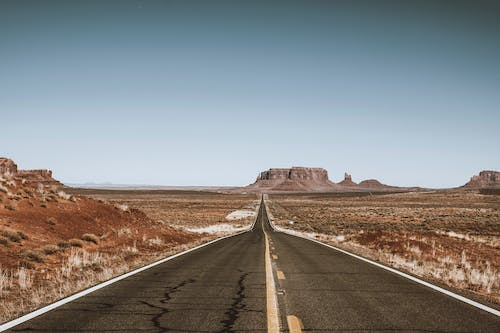
#> input picture data/pexels-photo-10622719.jpeg, 500 x 333 px, found by its file name
$ python vanishing_point.py
#> lines starting #> are read from the running program, lines starting #| are printed output that depends on the picture; after the words box and inside, x2 and y2 are one past the last pixel; in counts of white or black regions, pixels touching at a corner belong together
import cv2
import numpy as np
import matplotlib.pyplot as plt

def process_vanishing_point_refined(image_path):
#> called with image_path = 'data/pexels-photo-10622719.jpeg'
    img = cv2.imread(image_path)
#> img is the input picture: shape (333, 500, 3); mean B, G, R 130.3, 132.3, 133
    if img is None:
        print("Error: Image not found.")
        return

    img_rgb = cv2.cvtColor(img, cv2.COLOR_BGR2RGB)
    gray = cv2.cvtColor(img, cv2.COLOR_BGR2GRAY)
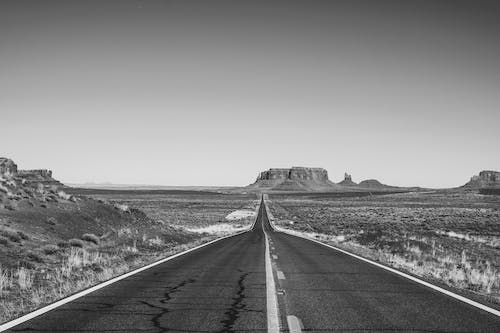
#> gray: shape (333, 500); min 3, max 252, mean 132.3

    #  Pre-processing: Blur more to ignore small tree branches
    blurred = cv2.GaussianBlur(gray, (7, 7), 0) # Here blurring done by gaussian blurring
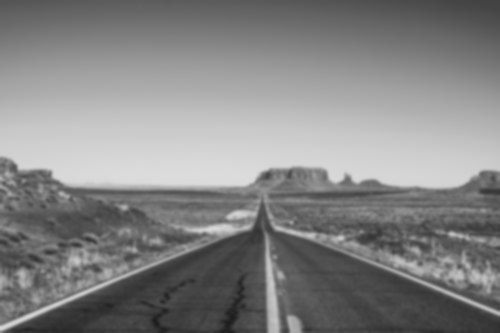
#> blurred: shape (333, 500); min 29, max 221, mean 132.3
    edges = cv2.Canny(blurred, 50, 150)
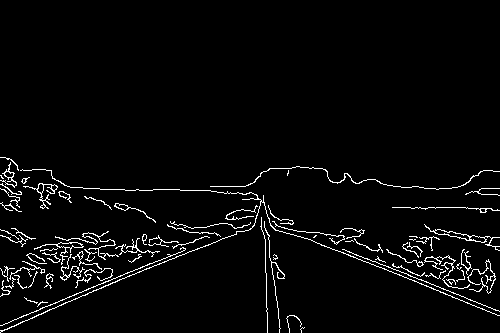
#> edges: shape (333, 500); 3.4% white in thin lines or dots, all inside (x1, y1, x2, y2) = (0, 157, 500, 333)

    #  Line Detection: Increase minLineLength to ignore "noisy" tree bits
    lines = cv2.HoughLinesP(edges, 1, np.pi/180, threshold=100,
                            minLineLength=120, maxLineGap=15)
#> lines = [[1, 330, 179, 255], [2, 325, 150, 263], [344, 249, 499, 311], [337, 250, 499, 315]]

    intersections = []
    filtered_lines = []

    if lines is not None:
        for line in lines:
            x1, y1, x2, y2 = line[0]

            # Calculate angle. If the line is too horizontal (near 0°)
            # or perfectly vertical, ignoring it.
            angle = np.abs(np.arctan2(y2 - y1, x2 - x1) * 180 / np.pi)
            if 10 < angle < 80 or 100 < angle < 170:
                filtered_lines.append(line[0])
#> this loop made 4 passes
#> (x1, y1, x2, y2, angle) on passes 1 to 4: (1, 330, 179, 255, 22.85), (2, 325, 150, 263, 22.73), (344, 249, 499, 311, 21.8), (337, 250, 499, 315, 21.86)
#> after the loop, filtered_lines has the same summary as lines

        # Find Intersections of filtered lines
        for i in range(len(filtered_lines)):
            for j in range(i + 1, len(filtered_lines)):
                l1, l2 = filtered_lines[i], filtered_lines[j]

                a1, b1 = l1[3] - l1[1], l1[0] - l1[2]
                c1 = a1 * l1[0] + b1 * l1[1]
                a2, b2 = l2[3] - l2[1], l2[0] - l2[2]
                c2 = a2 * l2[0] + b2 * l2[1]

                det = a1 * b2 - a2 * b1
                if abs(det) > 100:
                    x = (b2 * c1 - b1 * c2) / det
                    y = (a1 * c2 - a2 * c1) / det
                    # Only keep intersections in the upper-middle of the image AS INITIALLY IT WAS GETTING CONFUSED WITH THE LINEAR TREE BRANCHES. Hence no intersection will be seen.
                    if 0 < x < img.shape[1] and 0 < y < img.shape[0] * 0.7:
                        intersections.append((x, y))
#> this loop made 4 passes
#> after the loop, intersections = [(266.7, 218.1), (262.1, 220), (261.9, 216.1), (257.3, 218)]

    #  Result Visualization
    if intersections:
        intersections = np.array(intersections)
#> intersections = [[266.7, 218.1], [262.1, 220], [261.9, 216.1], [257.3, 218]]
        vx = int(np.median(intersections[:, 0]))
#> vx = 262
        vy = int(np.median(intersections[:, 1]))
#> vy = 218

        plt.figure(figsize=(10, 8))
        plt.imshow(img_rgb)

        # Only draw lines that actually point toward our estimated VP
        for line in filtered_lines[:15]:
            plt.plot([line[0], line[2]], [line[1], line[3]], color='lime', linewidth=3)
#> this loop made 4 passes

        plt.scatter([vx], [vy], color='red', s=2000, zorder=5)
        plt.title("Refined Vanishing Point Estimation")
        plt.savefig('refined_output.png') # Saves the clean version
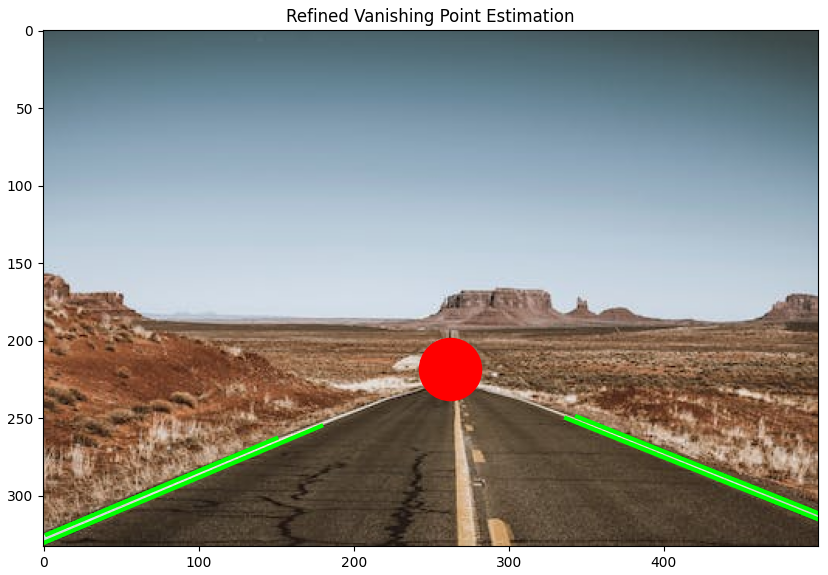
#> figure drawn by matplotlib, 1 panel
        plt.show()

if __name__ == "__main__":
    process_vanishing_point_refined("data/pexels-photo-10622719.jpeg")

$ run again, with data/maxresdefault.jpg copied over data/pexels-photo-10622719.jpeg
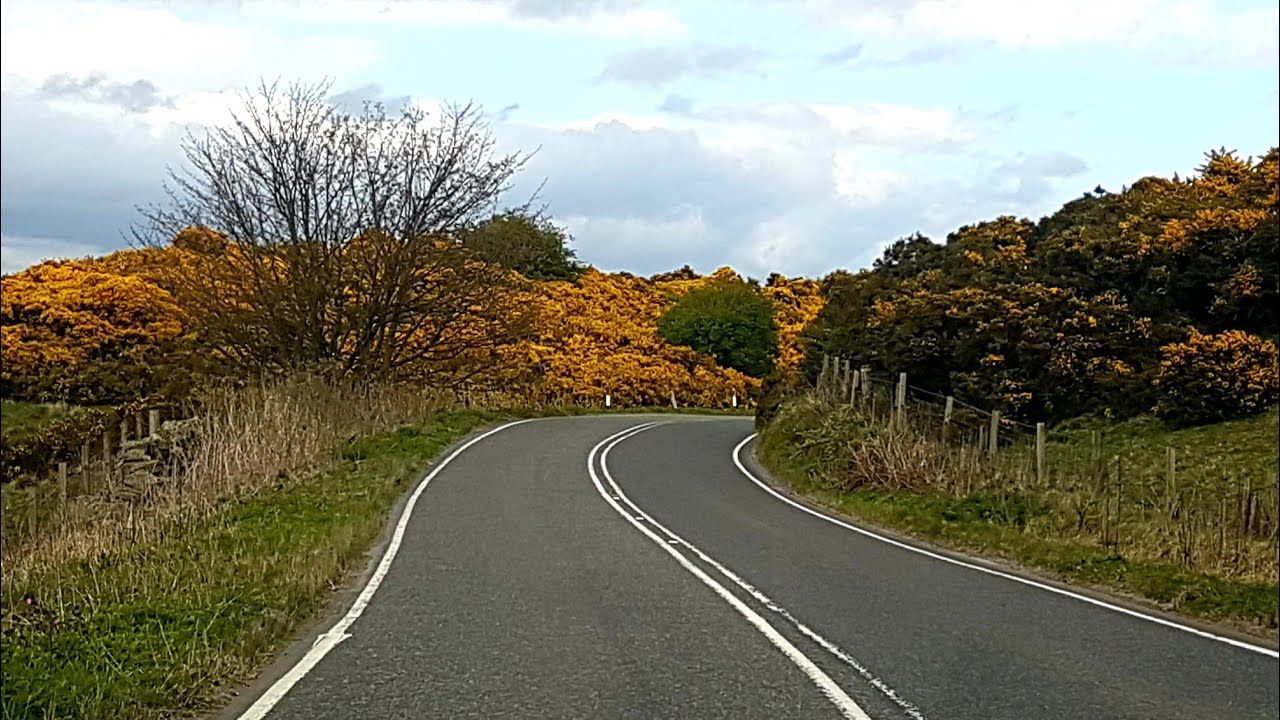
#> input picture data/maxresdefault.jpg, 1280 x 720 px, found by its file name
#> in process_vanishing_point_refined, img is the input picture: shape (720, 1280, 3); mean B, G, R 107.4, 125.1, 125
#> in process_vanishing_point_refined, `edges = cv2.Canny(blurred, 50, 150)`:
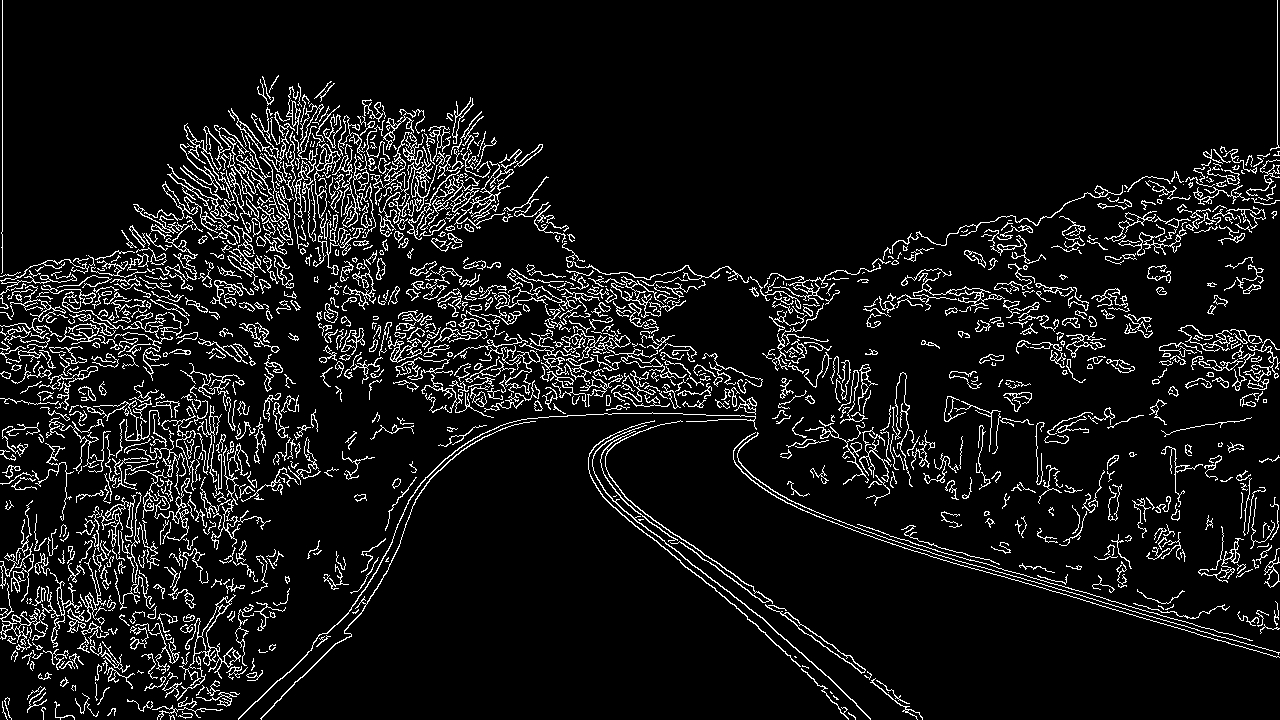
#> edges: shape (720, 1280); 8.1% white in thin lines or dots
#> lines = 249 rows, first 6: [100, 311, 247, 353], [2, 354, 2, 0], [775, 418, 944, 469], [47, 260, 174, 301], [445, 409, 580, 366], [549, 315, 680, 287]
#> the loop in process_vanishing_point_refined, `for line in lines:` made 249 passes
#> (x1, y1, x2, y2, angle) on passes 1 to 3: (100, 311, 247, 353, 15.95), (2, 354, 2, 0, 90), (775, 418, 944, 469, 16.79)
#> after the loop in process_vanishing_point_refined, `for line in lines:`: filtered_lines = 189 items, first 6: [100, 311, 247, 353], [775, 418, 944, 469], [47, 260, 174, 301], [445, 409, 580, 366], [549, 315, 680, 287], [256, 125, 383, 252]
#> after the loop in process_vanishing_point_refined, `for i in range(len(filtered_lines)):`: intersections = 12873 pairs, first value 0.594 to 1279.7, second value 1.64 to 503.9
#> vx = 670
#> vy = 344
#> the loop in process_vanishing_point_refined, `for line in filtered_lines[:15]:` made 15 passes
#> in process_vanishing_point_refined, `plt.savefig('refined_output.png')`:
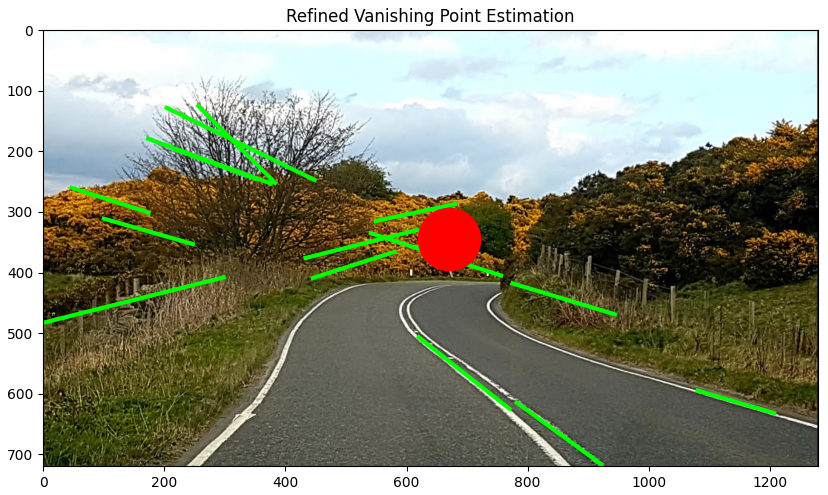
#> figure drawn by matplotlib, 1 panel

$ run again, with data/test_image.jpg copied over data/pexels-photo-10622719.jpeg
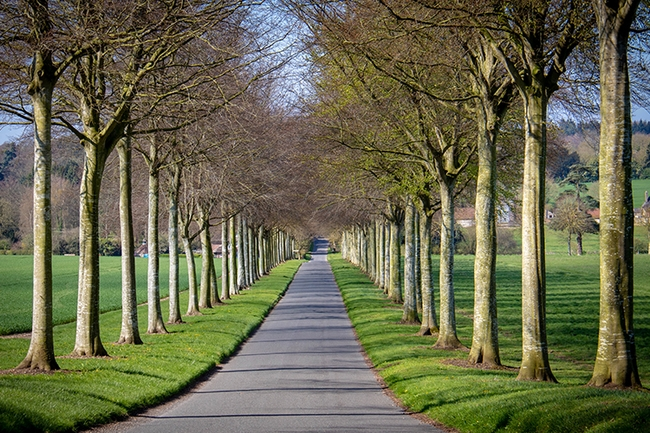
#> input picture data/test_image.jpg, 650 x 433 px, found by its file name
#> in process_vanishing_point_refined, img is the input picture: shape (433, 650, 3); mean B, G, R 77.4, 104.6, 104.3
#> in process_vanishing_point_refined, `edges = cv2.Canny(blurred, 50, 150)`:
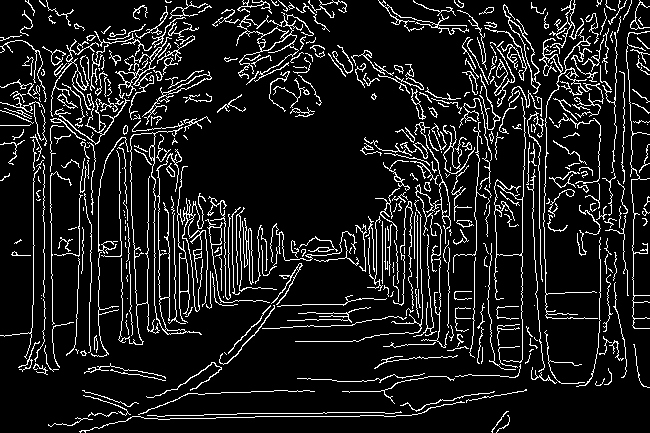
#> edges: shape (433, 650); 10.9% white in thin lines or dots
#> lines = 86 rows, first 6: [291, 413, 426, 411], [303, 259, 454, 219], [154, 332, 154, 103], [465, 60, 648, 48], [33, 304, 33, 122], [31, 72, 165, 72]
#> the loop in process_vanishing_point_refined, `for line in lines:` made 86 passes
#> (x1, y1, x2, y2, angle) on passes 1 to 8: (291, 413, 426, 411, 0.849), (303, 259, 454, 219, 14.84), (154, 332, 154, 103, 90), (465, 60, 648, 48, 3.75), (33, 304, 33, 122, 90), (31, 72, 165, 72, 0), (12, 255, 326, 255, 0), (385, 200, 526, 59, 45)
#> after the loop in process_vanishing_point_refined, `for line in lines:`: filtered_lines = 39 items, first 6: [303, 259, 454, 219], [385, 200, 526, 59], [353, 244, 503, 118], [413, 158, 555, 198], [424, 177, 605, 19], [334, 259, 631, 1]
#> the loop in process_vanishing_point_refined, `for i in range(len(filtered_lines)):` made 39 passes
#> after the loop in process_vanishing_point_refined, `for i in range(len(filtered_lines)):`: intersections = 593 pairs, first value 2.31 to 647.5, second value 17.23 to 303.1
#> vx = 335
#> vy = 250
#> the loop in process_vanishing_point_refined, `for line in filtered_lines[:15]:` made 15 passes
#> in process_vanishing_point_refined, `plt.savefig('refined_output.png')`:
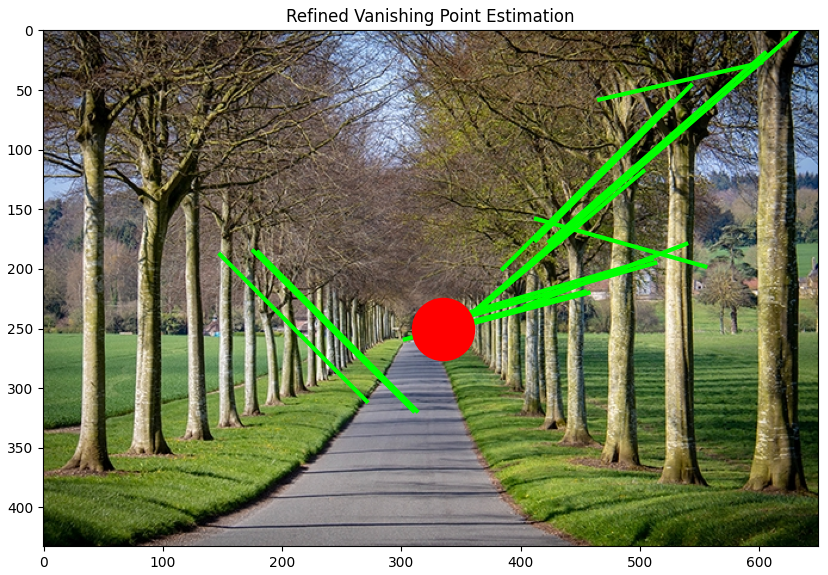
#> figure drawn by matplotlib, 1 panel

$ run again, with data/vanishing-point-4468780__340.jpg copied over data/pexels-photo-10622719.jpeg
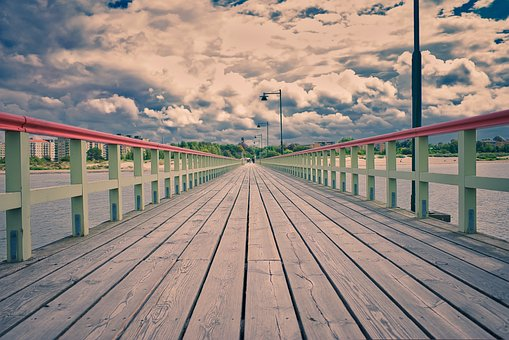
#> input picture data/vanishing-point-4468780__340.jpg, 509 x 340 px, found by its file name
#> in process_vanishing_point_refined, img is the input picture: shape (340, 509, 3); mean B, G, R 130.8, 137.8, 150.4
#> in process_vanishing_point_refined, `edges = cv2.Canny(blurred, 50, 150)`:
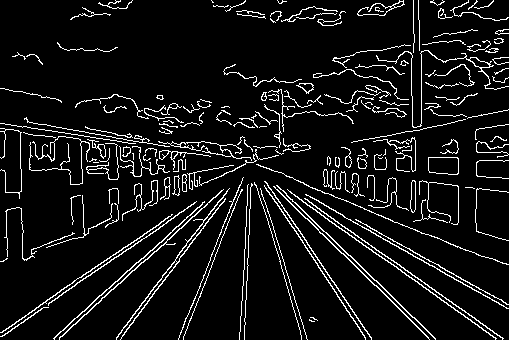
#> edges: shape (340, 509); 8.2% white in thin lines or dots
#> lines = 38 rows, first 6: [276, 185, 435, 339], [59, 337, 223, 189], [304, 198, 502, 337], [344, 217, 508, 308], [47, 299, 172, 214], [124, 332, 225, 198]
#> the loop in process_vanishing_point_refined, `for line in lines:` made 38 passes
#> (x1, y1, x2, y2, angle) on passes 1 to 8: (276, 185, 435, 339, 44.08), (59, 337, 223, 189, 42.06), (304, 198, 502, 337, 35.07), (344, 217, 508, 308, 29.02), (47, 299, 172, 214, 34.22), (124, 332, 225, 198, 52.99), (299, 199, 495, 337, 35.15), (273, 186, 402, 311, 44.1)
#> after the loop in process_vanishing_point_refined, `for line in lines:`: filtered_lines = 33 items, first 6: [276, 185, 435, 339], [59, 337, 223, 189], [304, 198, 502, 337], [344, 217, 508, 308], [47, 299, 172, 214], [124, 332, 225, 198]
#> the loop in process_vanishing_point_refined, `for i in range(len(filtered_lines)):` made 33 passes
#> after the loop in process_vanishing_point_refined, `for i in range(len(filtered_lines)):`: intersections = 502 pairs, first value 180.2 to 359.2, second value 80.57 to 182.8
#> vx = 250
#> vy = 161
#> the loop in process_vanishing_point_refined, `for line in filtered_lines[:15]:` made 15 passes
#> in process_vanishing_point_refined, `plt.savefig('refined_output.png')`:
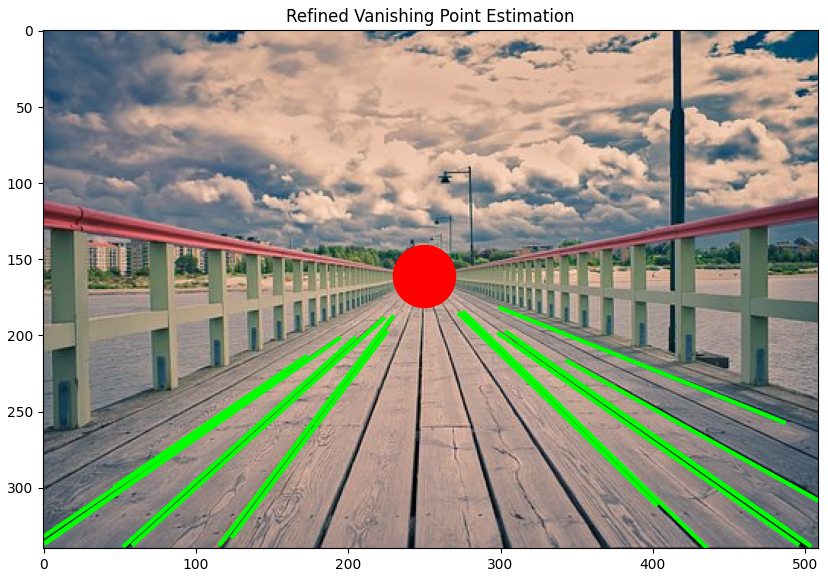
#> figure drawn by matplotlib, 1 panel
